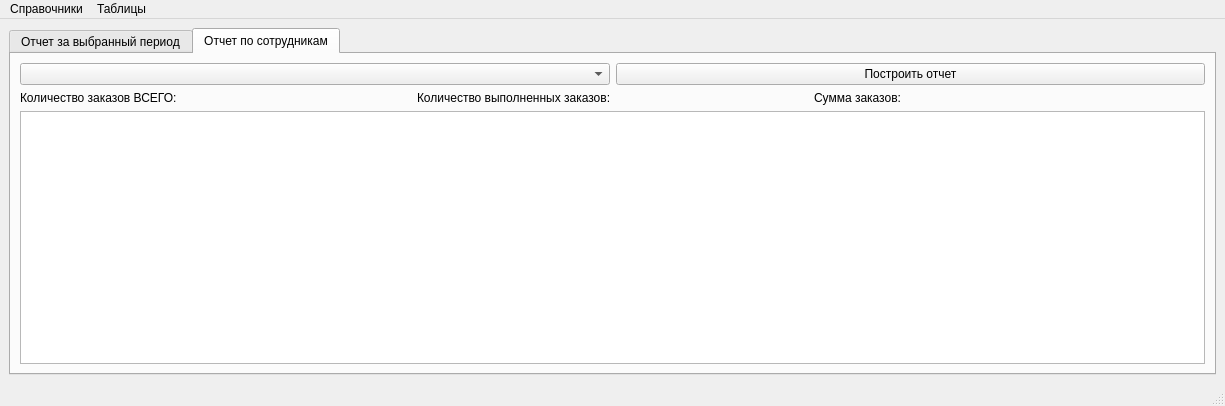
<?xml version="1.0" encoding="UTF-8"?>
<ui version="4.0">
 <class>MainWindowViewerReports</class>
 <widget class="QMainWindow" name="MainWindowViewerReports">
  <property name="geometry">
   <rect>
    <x>0</x>
    <y>0</y>
    <width>1225</width>
    <height>406</height>
   </rect>
  </property>
  <property name="sizePolicy">
   <sizepolicy hsizetype="Expanding" vsizetype="Expanding">
    <horstretch>0</horstretch>
    <verstretch>0</verstretch>
   </sizepolicy>
  </property>
  <property name="windowTitle">
   <string>ИС &quot;Малярная мастерская&quot;</string>
  </property>
  <widget class="QWidget" name="centralwidget">
   <layout class="QHBoxLayout" name="horizontalLayout">
    <item>
     <layout class="QVBoxLayout" name="verticalLayout">
      <item>
       <widget class="QTabWidget" name="tabWidget_reports">
        <property name="currentIndex">
         <number>1</number>
        </property>
        <widget class="QWidget" name="tab_report1">
         <attribute name="title">
          <string>Отчет за выбранный период</string>
         </attribute>
         <layout class="QVBoxLayout" name="verticalLayout_3">
          <item>
           <layout class="QVBoxLayout" name="verticalLayout_2">
            <item>
             <layout class="QHBoxLayout" name="horizontalLayout_filters_report_date">
              <item>
               <widget class="QComboBox" name="comboBox_year"/>
              </item>
              <item>
               <widget class="QComboBox" name="comboBox_month"/>
              </item>
              <item>
               <widget class="QPushButton" name="pushButton_report_date">
                <property name="text">
                 <string>Построить отчет</string>
                </property>
               </widget>
              </item>
             </layout>
            </item>
            <item>
             <widget class="QTableView" name="tableView"/>
            </item>
           </layout>
          </item>
         </layout>
        </widget>
        <widget class="QWidget" name="tab_report2">
         <attribute name="title">
          <string>Отчет по сотрудникам</string>
         </attribute>
         <layout class="QVBoxLayout" name="verticalLayout_5">
          <item>
           <layout class="QVBoxLayout" name="verticalLayout_4">
            <item>
             <layout class="QHBoxLayout" name="horizontalLayout_filters_report_emp">
              <item>
               <widget class="QComboBox" name="comboBox_emp"/>
              </item>
              <item>
               <widget class="QPushButton" name="pushButton_report_emp">
                <property name="text">
                 <string>Построить отчет</string>
                </property>
               </widget>
              </item>
             </layout>
            </item>
            <item>
             <layout class="QHBoxLayout" name="horizontalLayout_3">
              <item>
               <widget class="QLabel" name="label_count_order">
                <property name="text">
                 <string>Количество заказов ВСЕГО: </string>
                </property>
               </widget>
              </item>
              <item>
               <widget class="QLabel" name="label_count_order_done">
                <property name="text">
                 <string>Количество выполненных заказов:</string>
                </property>
               </widget>
              </item>
              <item>
               <widget class="QLabel" name="label_sum_order">
                <property name="text">
                 <string>Сумма заказов:</string>
                </property>
               </widget>
              </item>
             </layout>
            </item>
            <item>
             <widget class="QTableView" name="tableView_2"/>
            </item>
           </layout>
          </item>
         </layout>
        </widget>
       </widget>
      </item>
     </layout>
    </item>
   </layout>
  </widget>
  <widget class="QMenuBar" name="menubar">
   <property name="geometry">
    <rect>
     <x>0</x>
     <y>0</y>
     <width>1225</width>
     <height>21</height>
    </rect>
   </property>
   <widget class="QMenu" name="menu_dim">
    <property name="title">
     <string>Справочники</string>
    </property>
    <addaction name="action_brands"/>
    <addaction name="action_details"/>
    <addaction name="action_works"/>
    <addaction name="action_colors"/>
   </widget>
   <widget class="QMenu" name="menu_table">
    <property name="title">
     <string>Таблицы</string>
    </property>
    <addaction name="separator"/>
    <addaction name="action_add_order"/>
    <addaction name="separator"/>
    <addaction name="action_clients"/>
    <addaction name="action_emps"/>
    <addaction name="action_orders"/>
    <addaction name="separator"/>
    <addaction name="action_reg_client"/>
    <addaction name="action_reg_emp"/>
   </widget>
   <addaction name="menu_dim"/>
   <addaction name="menu_table"/>
  </widget>
  <widget class="QStatusBar" name="statusbar"/>
  <action name="action_brands">
   <property name="text">
    <string>Производители авто</string>
   </property>
  </action>
  <action name="action_details">
   <property name="text">
    <string>Кузовные детали</string>
   </property>
  </action>
  <action name="action_works">
   <property name="text">
    <string>Типы работ</string>
   </property>
  </action>
  <action name="action_colors">
   <property name="text">
    <string>Цвета</string>
   </property>
  </action>
  <action name="action_clients">
   <property name="text">
    <string>Клиенты</string>
   </property>
  </action>
  <action name="action_emps">
   <property name="text">
    <string>Работники</string>
   </property>
  </action>
  <action name="action_orders">
   <property name="text">
    <string>Заказы</string>
   </property>
  </action>
  <action name="action_add_order">
   <property name="text">
    <string>Добавить новый заказ</string>
   </property>
  </action>
  <action name="action_reg_emp">
   <property name="text">
    <string>Зарегистрировать нового работника</string>
   </property>
  </action>
  <action name="action_reg_client">
   <property name="text">
    <string>Зарегистрировать нового клиента</string>
   </property>
  </action>
 </widget>
 <resources/>
 <connections/>
</ui>
